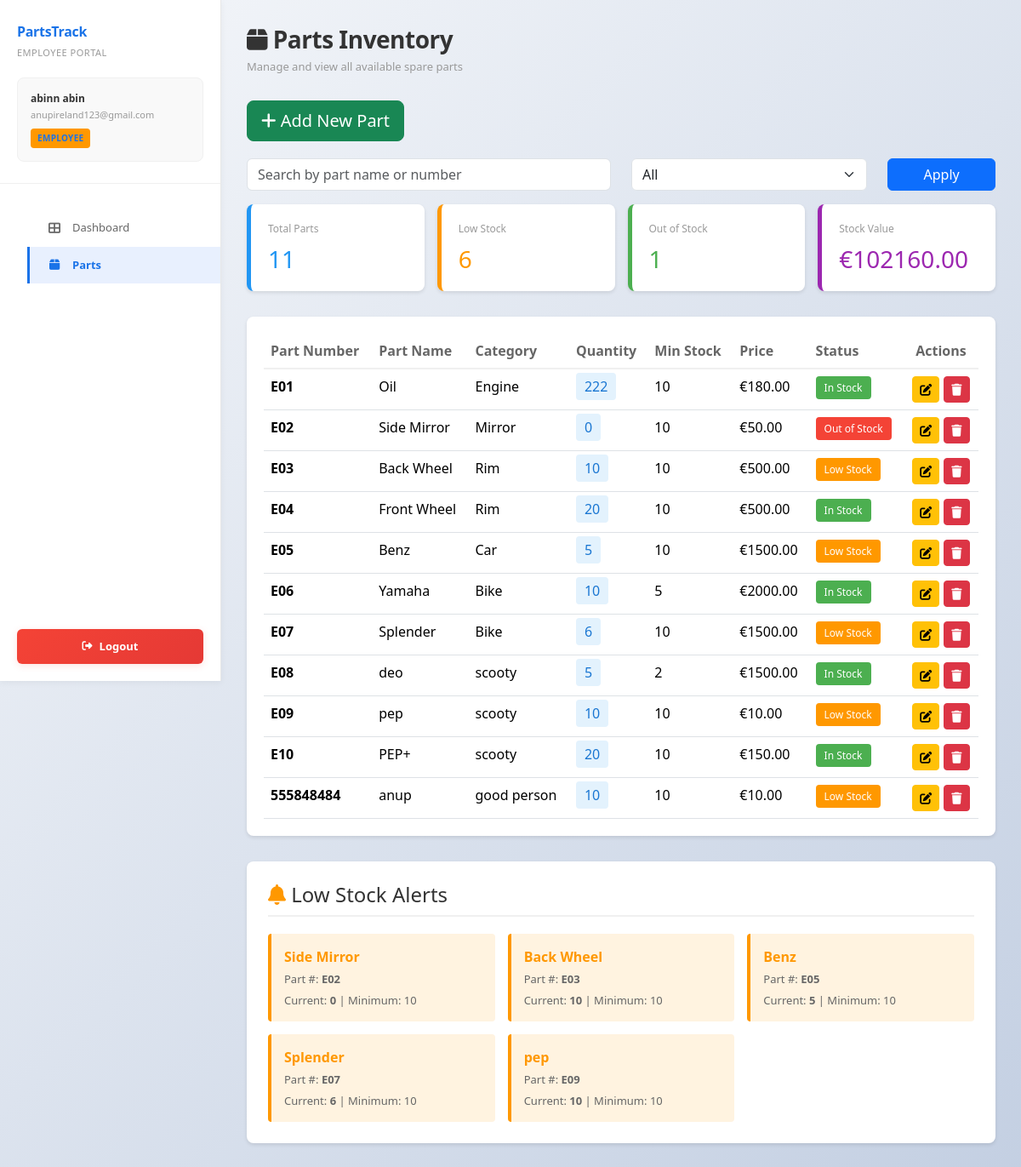
/employee-parts/ (signed in), run on the app's committed database.
### inventory/models.py (models this page shows, shortened)
class SparePart(models.Model):
    part_number = models.CharField(max_length=100, unique=True)
    part_name = models.CharField(max_length=200)
    category = models.CharField(max_length=100, blank=True)
    quantity = models.IntegerField(default=0)
    minimum_stock = models.IntegerField(default=10)
    price = models.DecimalField(max_digits=10, decimal_places=2, default=0.00)
    supplier = models.ForeignKey(
        Supplier,
        on_delete=models.SET_NULL,
        null=True,
        blank=True,
    )
    location = models.CharField(max_length=100, blank=True)
    description = models.TextField(blank=True)
    created_at = models.DateTimeField(auto_now_add=True)
    updated_at = models.DateTimeField(auto_now=True)

### inventory/views.py (the view)
@login_required(login_url="login")
@require_GET
def employee_parts_list(request):
    if request.user.is_staff or request.user.is_superuser:
        return redirect("spare_parts_list")
    parts = SparePart.objects.all()
    query = request.GET.get("q", "").strip()
    stock_filter = request.GET.get("stock_filter", "")
    if query:
        parts = parts.filter(
            models.Q(part_name__icontains=query)
            | models.Q(part_number__icontains=query),
        )
    if stock_filter == "low":
        parts = parts.filter(
            quantity__lte=models.F("minimum_stock"),
            quantity__gt=0,
        )
    elif stock_filter == "out":
        parts = parts.filter(quantity=0)
    low_stock_parts = parts.filter(quantity__lte=models.F("minimum_stock"))
    out_of_stock_parts = parts.filter(quantity=0)
    total_parts = parts.count()
    low_stock_count = low_stock_parts.count()
    out_of_stock_count = out_of_stock_parts.count()
    stock_value = sum(p.quantity * p.price for p in parts)
    context = {
        "parts": parts,
        "user_role": "employee",
        "total_parts": total_parts,
        "low_stock_count": low_stock_count,
        "out_of_stock_count": out_of_stock_parts.count(),
        "stock_value": f"{stock_value:.2f}",
        "low_stock_alerts": low_stock_parts[:5],
        "is_employee": True,
    }
    return render(request, "inventory/employee_parts_list.html", context)

### inventory/templates/inventory/employee_parts_list.html (shortened to what this page needs)
<!DOCTYPE html>
<html lang="en">
<head>
    {% load static %}
    <link rel="stylesheet" href="https://cdn.jsdelivr.net/npm/bootstrap@5.3.2/dist/css/bootstrap.min.css">
    <link rel="stylesheet" href="https://cdnjs.cloudflare.com/ajax/libs/font-awesome/6.4.0/css/all.min.css">
    <link rel="stylesheet" href="{% static 'css/dashboard.css' %}">
</head>
<body>
    <div class="main-container">
        <aside class="sidebar">
            <div class="sidebar-header">
                <div class="sidebar-brand">PartsTrack</div>
                <div class="sidebar-subtitle">Employee Portal</div>
                <div class="user-profile">
                    <div class="user-name">{{ user.first_name }} {{ user.last_name }}</div>
                    <div class="user-email">{{ user.email }}</div>
                    <span class="user-role-badge" style="background: #ff9800;">EMPLOYEE</span>
                </div>
            </div>
            <ul class="sidebar-menu">
                <li><a href="{% url 'employee_dashboard' %}"><i class="fas fa-th-large"></i> Dashboard</a></li>
                <li><a href="{% url 'employee_parts_list' %}" class="active"><i class="fas fa-box"></i> Parts</a></li>
            </ul>
            <button class="logout-btn" onclick="window.location.href='{% url 'logout' %}'">
                <i class="fas fa-sign-out-alt"></i> Logout
            </button>
        </aside>
        <main class="main-content">
            <div class="page-header">
                <h1 class="page-title"><i class="fas fa-box"></i> Parts Inventory</h1>
                <p class="page-subtitle">Manage and view all available spare parts</p>
            </div>
            <div style="margin-bottom: 20px;">
                <a href="{% url 'employee_add_part' %}" class="btn btn-success btn-lg">
                    <i class="fas fa-plus"></i> Add New Part
                </a>
            </div>
            <form method="get" class="row mb-3">
              <div class="col-md-6">
                <input type="text"
                       name="q"
                       value="{{ request.GET.q }}"
                       class="form-control"
                       placeholder="Search by part name or number">
              </div>
              <div class="col-md-4">
                <select name="stock_filter" class="form-select">
                  <option value="">All</option>
                </select>
              </div>
              <div class="col-md-2">
                <button type="submit" class="btn btn-primary w-100">Apply</button>
              </div>
            </form>
            <div class="stats-grid" style="display: grid; grid-template-columns: repeat(auto-fit, minmax(200px, 1fr)); gap: 15px; margin-bottom: 30px;">
                <div style="background: white; padding: 20px; border-radius: 8px; box-shadow: 0 2px 4px rgba(0,0,0,0.1); border-left: 5px solid #2196f3;">
                    <p style="color: #999; margin: 0; font-size: 12px;">Total Parts</p>
                    <h3 style="color: #2196f3; margin: 10px 0 0 0;">{{ total_parts }}</h3>
                </div>
                <div style="background: white; padding: 20px; border-radius: 8px; box-shadow: 0 2px 4px rgba(0,0,0,0.1); border-left: 5px solid #ff9800;">
                    <p style="color: #999; margin: 0; font-size: 12px;">Low Stock</p>
                    <h3 style="color: #ff9800; margin: 10px 0 0 0;">{{ low_stock_count }}</h3>
                </div>
                <div style="background: white; padding: 20px; border-radius: 8px; box-shadow: 0 2px 4px rgba(0,0,0,0.1); border-left: 5px solid #4caf50;">
                    <p style="color: #999; margin: 0; font-size: 12px;">Out of Stock</p>
                    <h3 style="color: #4caf50; margin: 10px 0 0 0;">{{ out_of_stock_count }}</h3>
                </div>
                <div style="background: white; padding: 20px; border-radius: 8px; box-shadow: 0 2px 4px rgba(0,0,0,0.1); border-left: 5px solid #9c27b0;">
                    <p style="color: #999; margin: 0; font-size: 12px;">Stock Value</p>
                    <h3 style="color: #9c27b0; margin: 10px 0 0 0;">€{{ stock_value }}</h3>
                </div>
            </div>
            <div class="table-responsive" style="background: white; border-radius: 8px; padding: 20px; box-shadow: 0 2px 4px rgba(0,0,0,0.1);">
                {% if parts %}
                <table class="table table-hover mb-0">
                    <thead>
                        <tr style="border-bottom: 2px solid #f0f0f0;">
                            <th style="color: #666; font-weight: 600;">Part Number</th>
                            <th style="color: #666; font-weight: 600;">Part Name</th>
                            <th style="color: #666; font-weight: 600;">Category</th>
                            <th style="color: #666; font-weight: 600;">Quantity</th>
                            <th style="color: #666; font-weight: 600;">Min Stock</th>
                            <th style="color: #666; font-weight: 600;">Price</th>
                            <th style="color: #666; font-weight: 600;">Status</th>
                            <th style="color: #666; font-weight: 600; text-align: center;">Actions</th>
                        </tr>
                    </thead>
                    <tbody>
                        {% for part in parts %}
                        <tr>
                            <td><strong>{{ part.part_number }}</strong></td>
                            <td>{{ part.part_name }}</td>
                            <td>{{ part.category }}</td>
                            <td>
                                <span style="padding: 5px 10px; border-radius: 4px; background: #e3f2fd; color: #1976d2;">
                                    {{ part.quantity }}
                                </span>
                            </td>
                            <td>{{ part.minimum_stock }}</td>
                            <td>€{{ part.price }}</td>
                            <td>
                                {% if part.quantity == 0 %}
                                    <span style="color: white; background: #f44336; padding: 5px 10px; border-radius: 4px; font-size: 12px;">Out of Stock</span>
                                {% elif part.quantity <= part.minimum_stock %}
                                    <span style="color: white; background: #ff9800; padding: 5px 10px; border-radius: 4px; font-size: 12px;">Low Stock</span>
                                {% else %}
                                    <span style="color: white; background: #4caf50; padding: 5px 10px; border-radius: 4px; font-size: 12px;">In Stock</span>
                                {% endif %}
                            </td>
                            <td style="text-align: center;">
                                <div style="display: flex; gap: 5px; justify-content: center;">
                                    <a href="{% url 'employee_edit_part' part.id %}" class="btn btn-sm btn-warning" title="Edit">
                                        <i class="fas fa-edit"></i>
                                    </a>
                                    <a href="{% url 'employee_delete_part' part.id %}" class="btn btn-sm btn-danger" title="Delete">
                                        <i class="fas fa-trash"></i>
                                    </a>
                                </div>
                            </td>
                        </tr>
                        {% endfor %}
                    </tbody>
                </table>
                {% endif %}
            </div>
            {% if low_stock_alerts %}
            <div style="background: white; padding: 25px; border-radius: 8px; box-shadow: 0 2px 4px rgba(0,0,0,0.1); margin-top: 30px;">
                <h4 style="color: #333; margin-bottom: 20px; border-bottom: 2px solid #f0f0f0; padding-bottom: 10px;">
                    <i class="fas fa-bell" style="color: #ff9800;"></i> Low Stock Alerts
                </h4>
                <div style="display: grid; grid-template-columns: repeat(auto-fit, minmax(250px, 1fr)); gap: 15px;">
                    {% for part in low_stock_alerts %}
                    <div style="background: #fff3e0; border-left: 4px solid #ff9800; padding: 15px; border-radius: 4px;">
                        <p style="color: #ff9800; font-weight: 600; margin: 0 0 5px 0;">{{ part.part_name }}</p>
                        <p style="color: #666; margin: 5px 0; font-size: 13px;">Part #: <strong>{{ part.part_number }}</strong></p>
                        <p style="color: #666; margin: 5px 0 0 0; font-size: 13px;">
                            Current: <strong>{{ part.quantity }}</strong> | Minimum: {{ part.minimum_stock }}
                        </p>
                    </div>
                    {% endfor %}
                </div>
            </div>
            {% endif %}
        </main>
    </div>
</body>
</html>

### inventory/static/css/dashboard.css (style rules this page uses)
* { margin: 0; padding: 0; box-sizing: border-box; }
html { scroll-behavior: smooth; }
body { font-family: 'Segoe UI', Tahoma, Geneva, Verdana, sans-serif; background: linear-gradient(135deg, #f5f7fa 0%, #c3cfe2 100%); background-attachment: fixed; min-height: 100vh; padding-bottom: 40px; color: #333; }
.main-container { display: flex; min-height: 100vh; }
.sidebar { width: 260px; background: #fff; border-right: 1px solid #e8e8e8; padding: 25px 0; position: fixed; height: 100vh; overflow-y: auto; box-shadow: 0 2px 8px rgba(0, 0, 0, 0.05); z-index: 1000; transition: all 0.3s ease; }
.sidebar-header { padding: 0 20px 25px; border-bottom: 1px solid #f0f0f0; }
.sidebar-brand { font-size: 16px; font-weight: 700; color: #1a73e8; margin-bottom: 5px; letter-spacing: -0.3px; }
.sidebar-subtitle { font-size: 11px; color: #999; text-transform: uppercase; letter-spacing: 0.5px; font-weight: 500; }
.user-profile { background: #f9f9f9; padding: 15px; border-radius: 8px; margin-top: 20px; font-size: 12px; border: 1px solid #f0f0f0; }
.user-profile .user-name { font-weight: 600; color: #333; margin-bottom: 2px; }
.user-profile .user-email { color: #999; font-size: 11px; margin-bottom: 8px; word-break: break-word; }
.user-role-badge { display: inline-block; background: #e8f0fe; color: #1a73e8; padding: 4px 8px; border-radius: 4px; font-size: 10px; font-weight: 600; text-transform: uppercase; letter-spacing: 0.3px; }
.sidebar-menu { list-style: none; margin-top: 30px; }
.sidebar-menu li { margin-bottom: 0; }
.sidebar-menu a { color: #666; text-decoration: none; display: flex; align-items: center; gap: 12px; padding: 12px 20px; font-size: 13px; transition: all 0.3s ease; border-left: 3px solid transparent; font-weight: 500; }
.sidebar-menu a.active { background: #e8f0fe; color: #1a73e8; border-left-color: #1a73e8; font-weight: 600; }
.sidebar-menu i { width: 18px; text-align: center; font-size: 14px; }
.logout-btn { position: absolute; bottom: 20px; left: 20px; right: 20px; background: linear-gradient(135deg, #f44336 0%, #e53935 100%); color: #fff; border: none; padding: 11px 16px; border-radius: 6px; font-weight: 600; cursor: pointer; transition: all 0.3s ease; display: flex; align-items: center; justify-content: center; gap: 8px; font-size: 13px; box-shadow: 0 2px 8px rgba(244, 67, 54, 0.15); }
.logout-btn i { font-size: 12px; }
.main-content { flex: 1; margin-left: 260px; padding: 30px; animation: slideIn 0.3s ease; }
.page-header { margin-bottom: 30px; }
.page-title { font-size: 28px; font-weight: 700; color: #333; margin-bottom: 5px; letter-spacing: -0.5px; }
.page-subtitle { font-size: 13px; color: #999; font-weight: 500; }
.stats-grid { display: grid; grid-template-columns: repeat(auto-fit, minmax(250px, 1fr)); gap: 20px; margin-bottom: 30px; }
html { touch-action: manipulation; }
body { min-width: 320px; zoom: 100%; -webkit-text-size-adjust: 100%; -moz-text-size-adjust: 100%; -ms-text-size-adjust: 100%; text-size-adjust: 100%; }
.sidebar { zoom: 1; transform: translateZ(0); }
.main-content { zoom: 1; transform: translateZ(0); }
.stats-grid { zoom: 1; }

### data on the page
SparePart: part_number "E01", part_name "Oil", category "Engine", quantity "222", minimum_stock "10", price "180.00", shows "In Stock"
SparePart: part_number "E02", part_name "Side Mirror", category "Mirror", quantity "0", minimum_stock "10", price "50.00", shows "Out of Stock"
SparePart: part_number "E03", part_name "Back Wheel", category "Rim", quantity "10", minimum_stock "10", price "500.00", shows "Low Stock"
SparePart: part_number "E04", part_name "Front Wheel", category "Rim", quantity "20", minimum_stock "10", price "500.00", shows "In Stock"
SparePart: part_number "E05", part_name "Benz", category "Car", quantity "5", minimum_stock "10", price "1500.00", shows "Low Stock"
SparePart: part_number "E06", part_name "Yamaha", category "Bike", quantity "10", minimum_stock "5", price "2000.00", shows "In Stock"
SparePart: part_number "E07", part_name "Splender", category "Bike", quantity "6", minimum_stock "10", price "1500.00", shows "Low Stock"
SparePart: part_number "E08", part_name "deo", category "scooty", quantity "5", minimum_stock "2", price "1500.00", shows "In Stock"
SparePart: part_number "E09", part_name "pep", category "scooty", quantity "10", minimum_stock "10", price "10.00", shows "Low Stock"
SparePart: part_number "E10", part_name "PEP+", category "scooty", quantity "20", minimum_stock "10", price "150.00", shows "In Stock"
SparePart: part_number "555848484", part_name "anup", category "good person", quantity "10", minimum_stock "10", price "10.00", shows "Low Stock"

### other printed values
{{ user.first_name }} "abinn"
{{ user.last_name }} "abin"
{{ user.email }} "anupireland123@gmail.com"
{{ total_parts }} "11"
{{ low_stock_count }} "6"
{{ out_of_stock_count }} "1"
{{ stock_value }} "102160.00"
